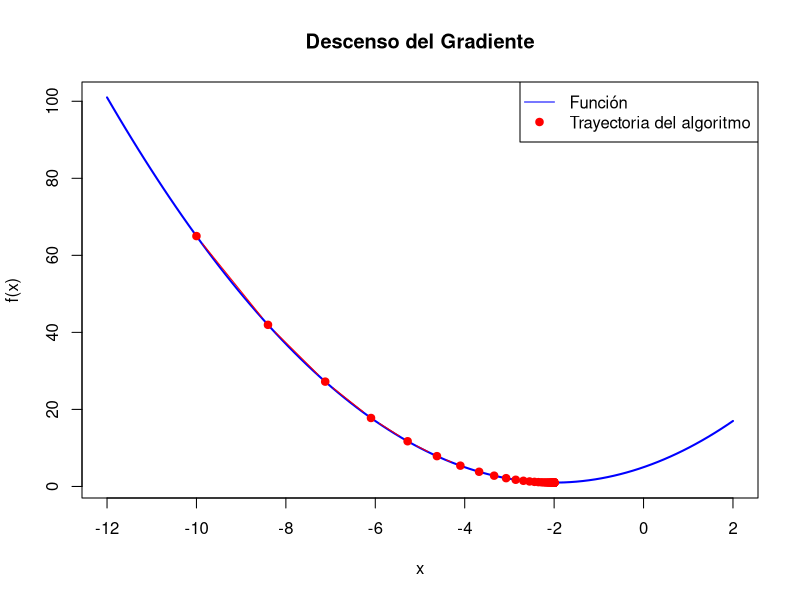

Source code (R):
# Función objetivo
f <- function(x){
  return(x^2 + 4*x + 5)
}

# Gradiente de la función
grad_f <- function(x){
  return(2*x + 4)
}

# Parámetros
alpha <- 0.1
max_iter <- 1000
tol <- 1e-6
x_actual <- -10

# Para guardar la trayectoria
x_vals <- numeric()
f_vals <- numeric()

# Método descenso del gradiente
for(i in 1:max_iter){
  
  # Guardar el punto actual y el valor de f(x)
  x_vals <- c(x_vals, x_actual)
  f_vals <- c(f_vals, f(x_actual))
  
  # Calcular nuevo punto
  x_nuevo <- x_actual - alpha * grad_f(x_actual)
  
  if (abs(grad_f(x_nuevo)) < tol){
    break
  }
  x_actual <- x_nuevo
}

# Resultado
resultados <- list(minimo = f(x_nuevo),
                   objetivo = x_nuevo,
                   iteraciones = i)
print(resultados)

# Gráfico de la función
curve(f, from = -12, to = 2, col = "blue", lwd = 2,
      ylab = "f(x)", xlab = "x", main = "Descenso del Gradiente")

# Trayectoria del algoritmo
points(x_vals, f_vals, col = "red", pch = 19, type = "b")
legend("topright", legend = c("Función", "Trayectoria del algoritmo"),
       col = c("blue", "red"), lty = c(1, NA), pch = c(NA, 19))
